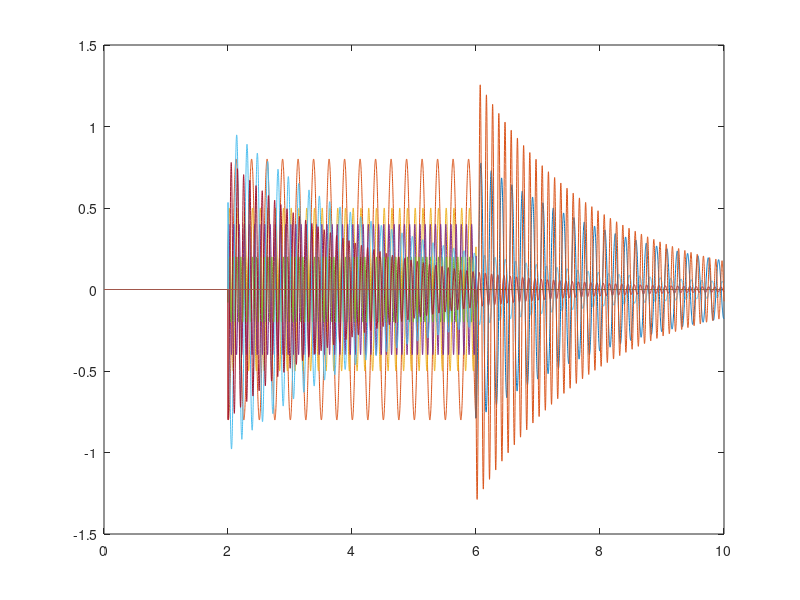
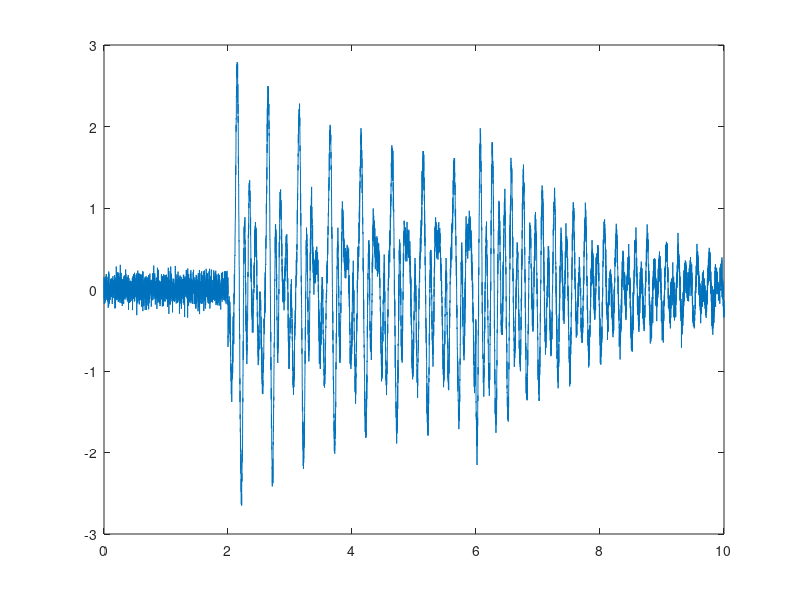

The MATLAB source for these figures, in order: (Note: this script raises an error after producing the figures.)
% natural freqs 
Fnat = [6, 10];
Znat = 0.01 * [1, 0.8];
Ampl_nat = [1, 0.8; 0.8, 1.3];
Phi_nat = [1, 3; -3, 2];

% train
Ftrain = 4;
Freqs_train = Ftrain * (0:4);
Ampl_train = [0., 0.8, 0.5, 0.4, 0.2];
Phi_train = [0, 3, -1, -1, -2];

% times
t0 = 0;
tf = 10;
t1 = 2;
t2 = 6;
t = linspace(t0, tf, 10000);

% signal
x_train = Ampl_train' .* cos(2*pi* Freqs_train' * t + Phi_train') .* (t>=t1 & t<=t2);
x_nat_1 = Ampl_nat(1, :)' .* cos(2*pi* Fnat' * (t-t1) + Phi_nat(1, :)') .* exp(-2*pi * (Znat'.*Fnat') * (t-t1)) .* (t>=t1);
x_nat_2 = Ampl_nat(2, :)' .* cos(2*pi* Fnat' * (t-t2) + Phi_nat(2, :)') .* exp(-2*pi * (Znat'.*Fnat') * (t-t2)) .* (t>=t2);

x = sum(x_train) + sum(x_nat_1) + sum(x_nat_2);



% figures
figure;
plot(t, x_train);
hold on
plot(t, x_nat_1);
plot(t, x_nat_2);

figure;
plt = plot(t, x + 0.1*randn(size(x)));



% wavelet
fmin = 2;
fmax = 18;
Q = 15;
MaxRidges = 8;
WaveletMenu('WaveletPlot', plt, 'fmin', fmin, 'fmax', fmax, 'Q', Q, 'MaxRidges', MaxRidges, 'MaxParallelRidges', inf);
